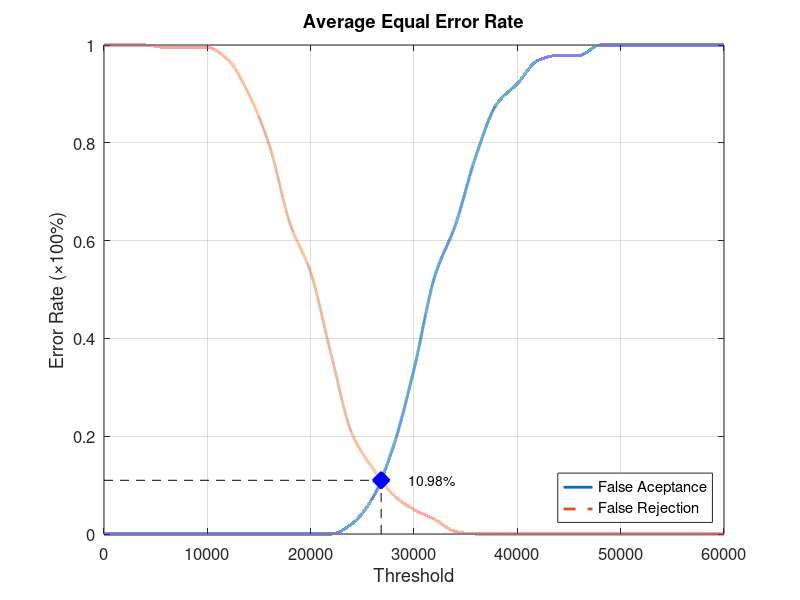
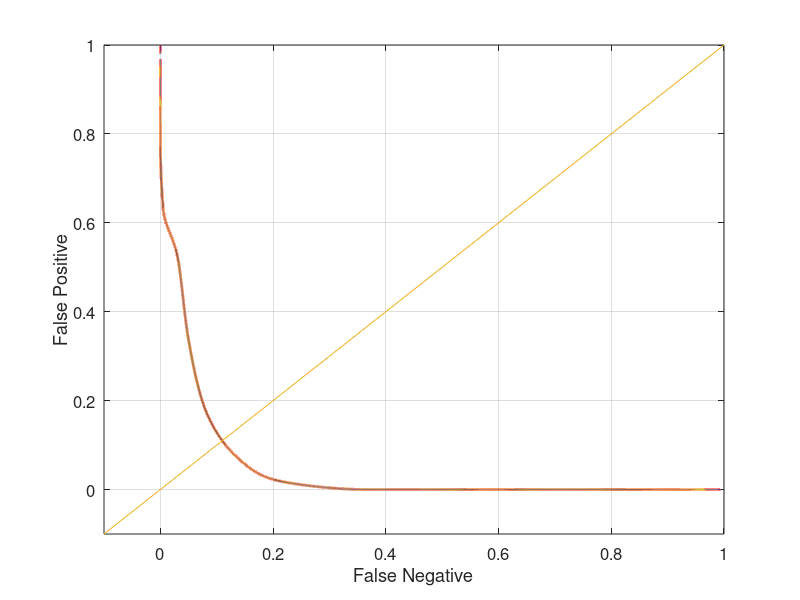

These charts were generated, in order, by the following MATLAB code:
function yEER = Database3_4
close all;
clear;
clc;
x = 0:2000:60000;
xq = 0:0.5:60000;

y0 = [0 0 0 0 0 0 0 0 0 0 0 0 0.0210526 0.0736842 0.178947 0.336842 0.526316 0.631579 0.773684 0.878947 0.921053 0.968421 0.978947 0.978947 1 1 1 1 1 1 1];
yy0 = interp1(x, y0, xq, 'pchip');
y1 = [1 1 1 0.995 0.995 0.995 0.97 0.9 0.795 0.635 0.535 0.365 0.205 0.135 0.08 0.05 0.03 0.005 0 0 0 0 0 0 0 0 0 0 0 0 0];
yy1 = interp1(x, y1, xq, 'pchip');

% Calculating EER: 
y2 = abs(y0 - y1);
find(y2 == min(y2))
yy2 = abs(yy0 - yy1);
xEER = find(yy2 == min(yy2));
xEERIndex = xq(xEER) % X-axis EER
yEER = yy0(xEER) % Y-axis EER

main = figure
plot(xq, yy0,'-','LineWidth', 2);	hold on
plot(xq, yy1,'--','LineWidth', 2);	hold on
plot([xEERIndex xEERIndex], [0 yEER], 'k--');	hold on
plot([0 xEERIndex], [yEER yEER], 'k--');	hold on
plot(xEERIndex, yEER, 'bx', 'LineWidth', 10);	hold on
text(xEERIndex + 10 * xEERIndex / 100, yEER, [num2str(round((10000 * yEER)) / 100) '%'])
legend('False Aceptance', 'False Rejection', 'Location', 'SouthEast')
xlabel('Threshold')
ylabel('Error Rate (\times100%)')
title('Average Equal Error Rate')
set(gca, 'FontSize', 12)
axis([0 60000 0 1])
grid on

print(main, 'Database3_4Main', '-dpng');
FNRxFPR = figure('Color', [1 1 1]);
plot(yy1, yy0, '-', yy1, yy0, 'LineWidth', 2);
hold on
y = -0.1:0.1:1
plot(y, y); 
set(gca, 'FontSize', 12)
xlabel('False Negative')
ylabel('False Positive')
axis([-0.1 1 -0.1 1])
set(gca, 'FontSize', 12)
grid on

print(FNRxFPR, 'Database3_4FNRxFPR','-dpng');
end
